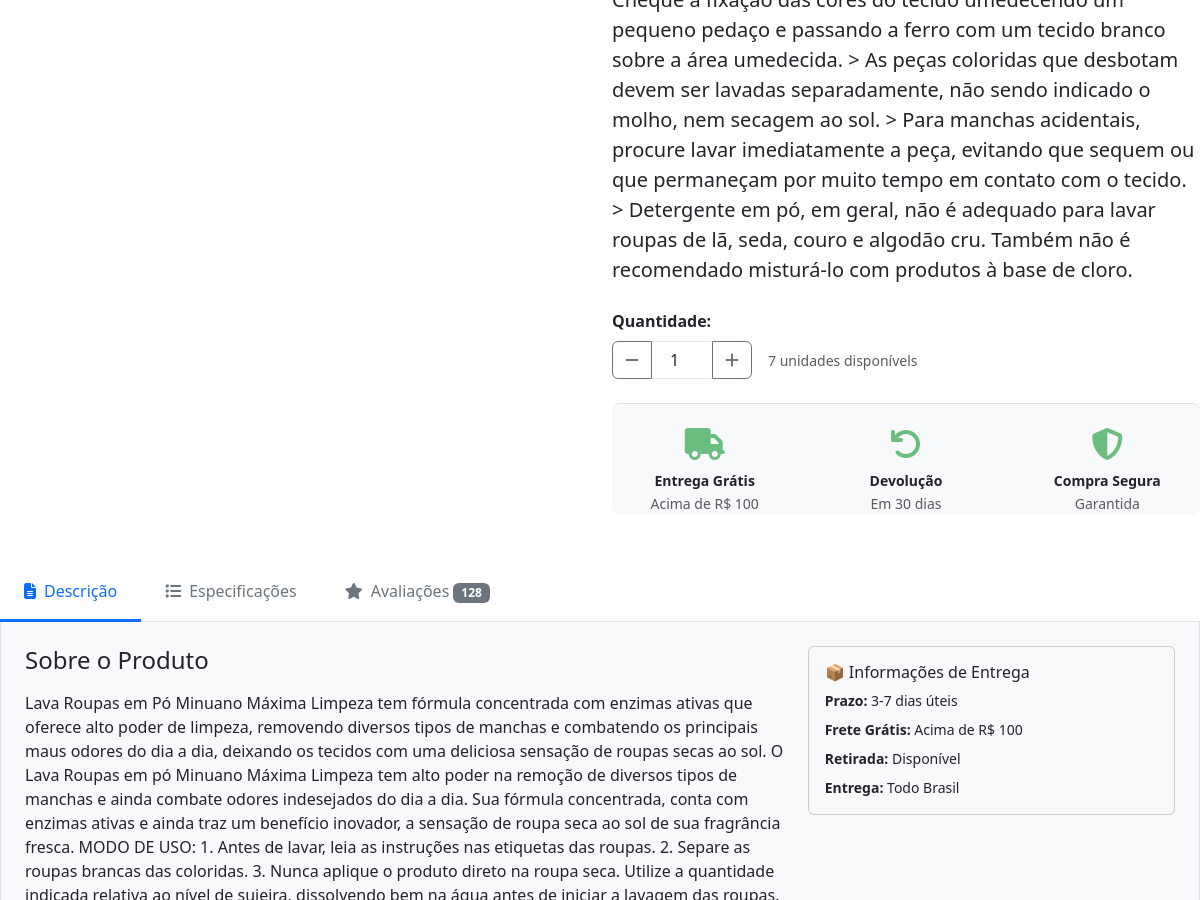
Page /produto/2/ (middle part) on the earlier database version.
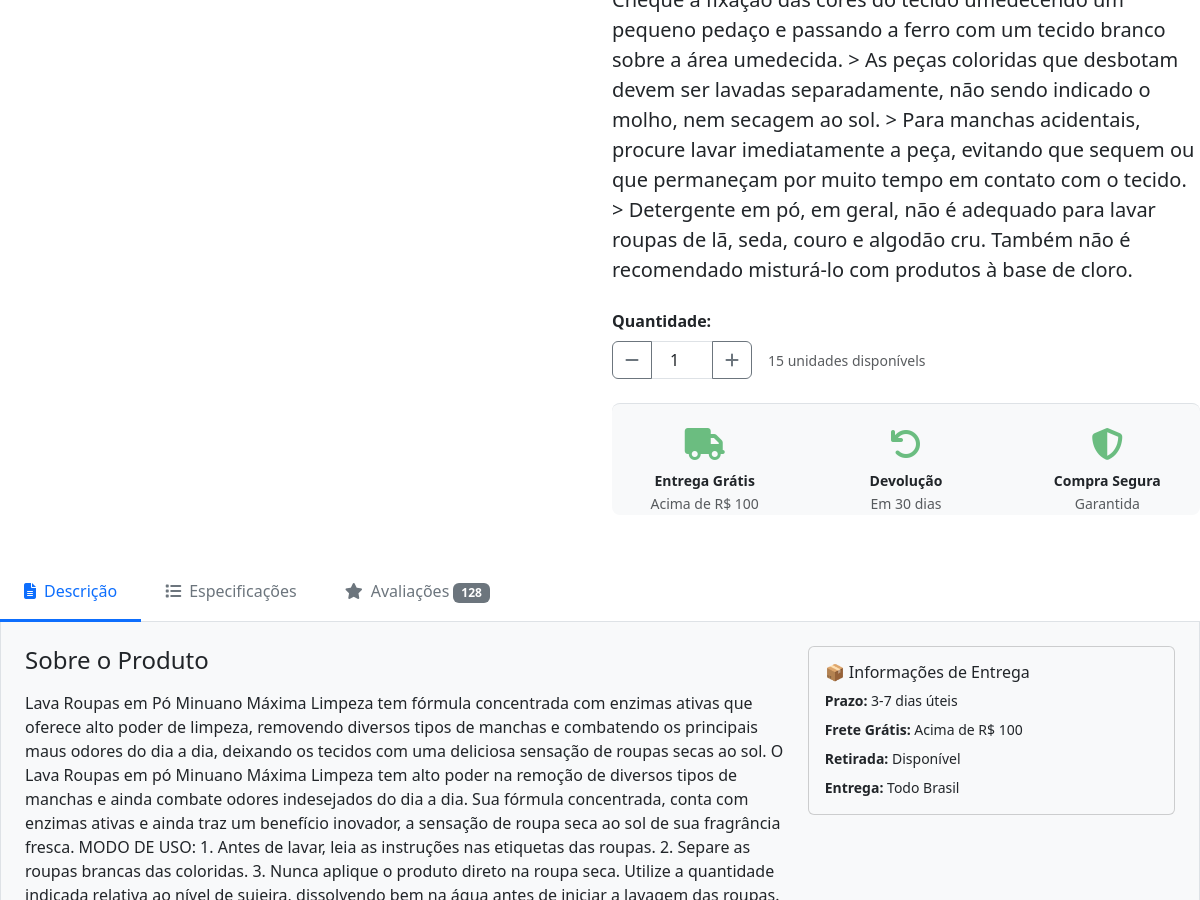
Same page on the later database version.
### app/models.py (models this page shows, shortened)
class Produto(models.Model):
    nome = models.CharField(max_length=100, verbose_name='Nome do Produto')
    descricao = models.TextField(blank=True, verbose_name='Descrição')
    preco = models.DecimalField(
        max_digits=10,
        decimal_places=2,
        validators=[MinValueValidator(0.01)],
        verbose_name='Preço'
    )
    preco_original = models.DecimalField(
        max_digits=10,
        decimal_places=2,
        null=True,
        blank=True,
        verbose_name='Preço Original'
    )
    desconto = models.IntegerField(
        null=True,
        blank=True,
        validators=[MinValueValidator(0)],
        verbose_name='Desconto (%)'
    )
    estoque = models.IntegerField(
        default=0,
        validators=[MinValueValidator(0)],
        verbose_name='Quantidade em Estoque'
    )
    imagem = models.ImageField(
        upload_to='produtos/%Y/%m/%d/',
        blank=True,
        null=True,
        verbose_name='Imagem do Produto'
    )
    disponivel = models.BooleanField(default=True, verbose_name='Disponível para Venda')
    data_criacao = models.DateTimeField(auto_now_add=True, verbose_name='Data de Criação')
    data_atualizacao = models.DateTimeField(auto_now=True, verbose_name='Última Atualização')
    def tem_desconto(self):
        return self.preco_original is not None and self.preco_original > self.preco
    class Meta:
        verbose_name = 'Produto'
        verbose_name_plural = 'Produtos'
        ordering = ['-data_criacao']
        indexes = [
            models.Index(fields=['disponivel', 'estoque']),
            models.Index(fields=['data_criacao']),
        ]

### app/views.py (the view)
# urls.py: path('produto/<int:id>/', views.produto_detalhe, name='produto_detalhe'),
def produto_detalhe(request, id):
    produto = get_object_or_404(Produto, id=id, disponivel=True)
    return render(request, 'produto.html', {'produto': produto})

### templates/produto.html (shortened to what the changed rows need)
{% extends 'base.html' %}
{% load static %}
{% block content %}
<div class="row mb-5">
    <div class="col-md-6">
        <div class="product-info">
            <div class="product-quantity mb-4">
                <div class="d-flex align-items-center gap-3">
                    <div class="input-group" style="width: 140px;">
                        <button class="btn btn-outline-secondary" type="button" id="decrement">
                        </button>
                        <input type="number" class="form-control text-center" value="1" id="quantity" min="1" max="{{ produto.estoque }}">
                        <button class="btn btn-outline-secondary" type="button" id="increment">
                        </button>
                    </div>
                    <small class="text-muted">
                        {{ produto.estoque }} unidade{{ produto.estoque|pluralize }} disponível{{ produto.estoque|pluralize }}
                    </small>
                </div>
            </div>
        </div>
    </div>
</div>
{% endblock %}

Differences in the rows shown:
changed Produto: estoque "7" → "15"
